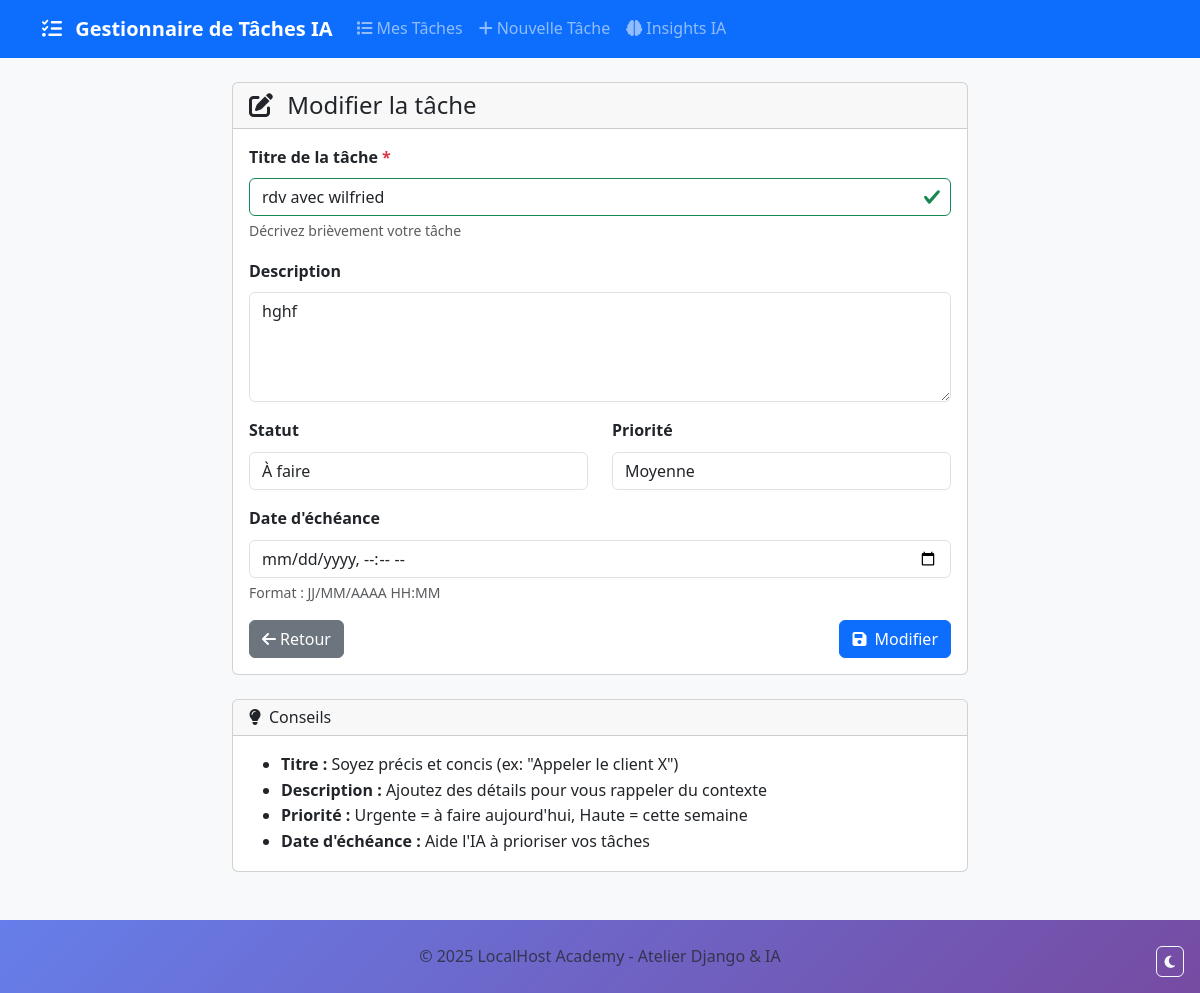
/task/2/edit/, run on the app's committed database.
### tasks/models.py (models this page shows, shortened)
class Task(models.Model):
    STATUS_CHOICES = [
        ('todo', 'À faire'),
        ('doing', 'En cours'),
        ('done', 'Terminé'),
    ]
    PRIORITY_CHOICES = [
        ('low', 'Basse'),
        ('medium', 'Moyenne'),
        ('high', 'Haute'),
        ('urgent', 'Urgente'),
    ]
    title = models.CharField(
        max_length=200,
        verbose_name="Titre de la tâche",
        help_text="Décrivez brièvement votre tâche"
    )
    description = models.TextField(
        blank=True,
        null=True,
        verbose_name="Description détaillée",
        help_text="Ajoutez plus de détails si nécessaire"
    )
    status = models.CharField(
        max_length=10,
        choices=STATUS_CHOICES,
        default='todo',
        verbose_name="Statut"
    )
    priority = models.CharField(
        max_length=10,
        choices=PRIORITY_CHOICES,
        default='medium',
        verbose_name="Priorité"
    )
    due_date = models.DateTimeField(
        blank=True,
        null=True,
        verbose_name="Date d'échéance"
    )
    created_at = models.DateTimeField(
        auto_now_add=True,
        verbose_name="Date de création"
    )
    updated_at = models.DateTimeField(
        auto_now=True,
        verbose_name="Dernière modification"
    )
    class Meta:
        verbose_name = "Tâche"
        verbose_name_plural = "Tâches"
        ordering = ['-created_at']  # Tri par date de création décroissante

### tasks/views.py (the view, shortened to what this page needs)
# urls.py: path('task/<int:pk>/edit/', views.TaskUpdateView.as_view(), name='task_edit'),
class TaskUpdateView(UpdateView):
    model = Task
    form_class = TaskForm
    template_name = 'tasks/task_form.html'
    success_url = reverse_lazy('tasks:task_list')

### tasks/templates/tasks/task_form.html (shortened to what this page needs)
{% extends 'tasks/base.html' %}
{% block content %}
<div class="row justify-content-center">
    <div class="col-lg-8">
        <div class="card">
            <div class="card-header">
                <h4 class="card-title mb-0">
                    <i class="fas fa-{% if object %}edit{% else %}plus{% endif %} me-2"></i>
                    {% if object %}Modifier la tâche{% else %}Créer une nouvelle tâche{% endif %}
                </h4>
            </div>
            <div class="card-body">
                <form method="post" novalidate>
                    <div class="mb-3">
                        <label for="{{ form.title.id_for_label }}" class="form-label">
                            {{ form.title.label }}
                            <span class="text-danger">*</span>
                        </label>
                        {{ form.title }}
                        {% if form.title.help_text %}
                            <div class="form-text">{{ form.title.help_text }}</div>
                        {% endif %}
                    </div>
                    <div class="mb-3">
                        <label for="{{ form.description.id_for_label }}" class="form-label">
                            {{ form.description.label }}
                        </label>
                        {{ form.description }}
                    </div>
                    <div class="row">
                        <div class="col-md-6">
                            <div class="mb-3">
                                <label for="{{ form.status.id_for_label }}" class="form-label">
                                    {{ form.status.label }}
                                </label>
                                {{ form.status }}
                            </div>
                        </div>
                        <div class="col-md-6">
                            <div class="mb-3">
                                <label for="{{ form.priority.id_for_label }}" class="form-label">
                                    {{ form.priority.label }}
                                </label>
                                {{ form.priority }}
                            </div>
                        </div>
                    </div>
                    <div class="mb-3">
                        <label for="{{ form.due_date.id_for_label }}" class="form-label">
                            {{ form.due_date.label }}
                        </label>
                        {{ form.due_date }}
                        {% if form.due_date.help_text %}
                            <div class="form-text">{{ form.due_date.help_text }}</div>
                        {% endif %}
                    </div>
                    <div class="d-flex justify-content-between">
                        <a href="{% url 'tasks:task_list' %}" class="btn btn-secondary">
                            <i class="fas fa-arrow-left me-1"></i>Retour
                        </a>
                        <button type="submit" class="btn btn-primary">
                            <i class="fas fa-save me-1"></i>
                            {% if object %}Modifier{% else %}Créer{% endif %}
                        </button>
                    </div>
                </form>
            </div>
        </div>
        <div class="card mt-4">
            <div class="card-header">
                <h6 class="card-title mb-0">
                    <i class="fas fa-lightbulb me-2"></i>Conseils
                </h6>
            </div>
            <div class="card-body">
                <ul class="mb-0">
                    <li><strong>Titre :</strong> Soyez précis et concis (ex: "Appeler le client X")</li>
                    <li><strong>Description :</strong> Ajoutez des détails pour vous rappeler du contexte</li>
                    <li><strong>Priorité :</strong> Urgente = à faire aujourd'hui, Haute = cette semaine</li>
                    <li><strong>Date d'échéance :</strong> Aide l'IA à prioriser vos tâches</li>
                </ul>
            </div>
        </div>
    </div>
</div>
{% endblock %}

### static/css/style.css (style rules this page uses)
:root { --primary-color: #007bff; --success-color: #28a745; --warning-color: #ffc107; --danger-color: #dc3545; --info-color: #17a2b8; --light-color: #f8f9fa; --dark-color: #343a40; --priority-low: #28a745; --priority-medium: #ffc107; --priority-high: #fd7e14; --priority-urgent: #dc3545; --shadow-sm: 0 .125rem .25rem rgba(0,0,0,.075); --shadow: 0 .5rem 1rem rgba(0,0,0,.15); --shadow-lg: 0 1rem 3rem rgba(0,0,0,.175); }
body { font-family: 'Segoe UI', Tahoma, Geneva, Verdana, sans-serif; background-color: #f8f9fa; line-height: 1.6; }
.form-label { font-weight: 600; color: var(--white-color); margin-bottom: 0.5rem; }
.btn { font-weight: 500; border-radius: 6px; transition: all 0.3s ease; }
input::placeholder, textarea::placeholder, .form-control::placeholder { color: #fff !important; opacity: 1; }

### data on the page
Task: title "rdv avec wilfried", description "hghf", status "À faire", priority "Moyenne"
